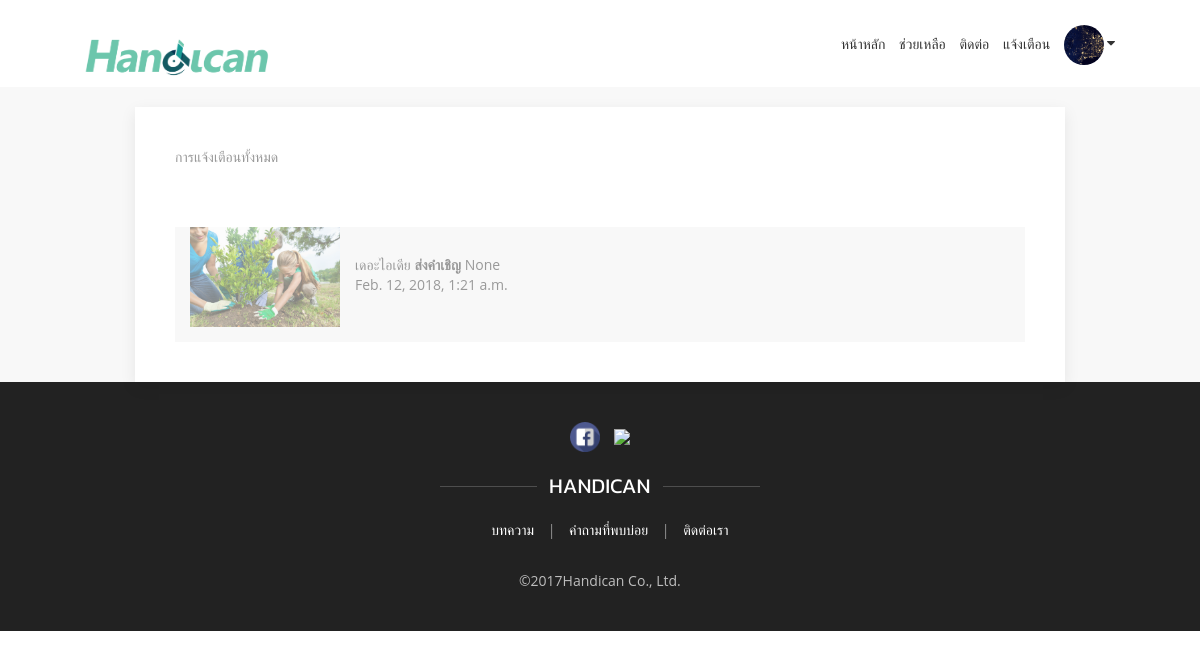
The page /notificationsall/ (signed in) on the database its author committed.
### myapp/models.py (models this page shows, shortened)
class CompanyInfo(models.Model):
	profile = models.ForeignKey(Profile, on_delete=models.SET_NULL,blank=True,null=True)
	th_name = models.CharField(max_length=100,editable=True )
	en_name = models.CharField(max_length=100,editable=True )
	phone_no = models.CharField(max_length=20,default="ไม่ระบุ")
	address = models.CharField(max_length=5000,default="ไม่ระบุ")
	info = models.CharField(max_length=5000,default="ไม่ระบุ")
	website = models.CharField(max_length=50,default="ไม่ระบุ")
	fax = models.CharField(max_length=30)
	company_type = models.CharField(max_length=100)
	get_more_info = models.BooleanField()
	created_at = models.DateTimeField(auto_now_add=True,null=True,)

class Notifications(models.Model):
	user = models.ForeignKey(User, on_delete=models.SET_NULL,blank=True,null=True)
	job = models.ForeignKey(Job,on_delete=models.SET_NULL,blank=True,null=True)
	tarket = models.ForeignKey(Profile,on_delete=models.SET_NULL,blank=True,null=True)
	action = models.CharField(max_length=20,editable=True )
	obj = models.CharField(max_length=200,editable=True ,blank=True,null=True)
	is_read = models.BooleanField(default=False)
	message= models.CharField(max_length=5000,editable=True,blank=True,null=True)
	created_at = models.DateTimeField(auto_now_add=True,null=True,)

### myapp/views.py (the view)
# urls.py: url(r'^notificationsall/$',views.show_notifications, name="show_notifications"),
def show_notifications(request):
    list_noti =[]
    print("dothis")
    try :
        profile = Profile.objects.get(user=request.user)
        noti = Notifications.objects.filter(tarket=profile)
        for i in noti:
            temp = {'actor': '', 'action': '','target':'', 'obj':'','time':None,'img':None,
            'is_read': False,'job_id': None}
            if User.objects.filter(pk=request.user.id, groups__name='company').exists() :
                p = Profile.objects.get(user=i.user)
                dis = DisabilityInfo.objects.get(profile=p)
                temp['actor'] = dis.first_name
                temp['action'] = i.action
                temp['obj'] = i.obj
                temp['time'] = i.created_at
                temp['is_read'] = i.is_read
                temp['img'] = p.profile_picture.url
            else :
                p = Profile.objects.get(user=i.user)
                comp = CompanyInfo.objects.get(profile=p)
                temp['actor'] = comp.th_name
                temp['action'] = i.action
                temp['obj'] = i.obj
                temp['time'] = i.created_at
                temp['is_read'] = i.is_read
                temp['img'] = p.profile_picture.url
            list_noti.append(temp)
    except :
        raise
    print(list_noti,"555555")
    return render(request, 'notifications.html', {'list_noti':list_noti})

### myapp/templates/notifications.html
{% extends 'base.html' %}{% load static %} {% block content %}
    <div class="container ">
    <br>
    <div class="uk-card uk-card-default uk-card-body">
      <p class="uk-text-muted  uk-margin-remove-top">การแจ้งเตือนทั้งหมด</p>
      <br>
      <ul class="uk-list uk-list-divider uk-padding-remove-bottom ">
        {% for i in noti %}
          {% if not i.is_read %}
            <li  class="uk-padding-small">
              <a class="uk-link-reset" href="{% url "click_noti" i.job_name i.job_id i.noti_id  %}">
                <div class="uk-grid-small uk-flex-middle " uk-grid>
                  <div class="uk-width-auto ">
                    <img style="width: 150px;height: auto;" class="noti"  src="{{i.img}}" />
                  </div>
                  <div class="uk-width-expand ">
                    <p class="uk-margin-remove-bottom"></i> {{i.name}}<b> {{i.action}} </b>{{i.obj}} </p>
                    <p class="uk-text-meta uk-margin-remove-top uk-margin-bottom"><time > {{i.time | timesince}}</time></p>
                  </div>
                </div>
              </a>
            </li>
          {% else %}
            <li  class=" uk-background-muted uk-margin-remove-top uk-padding-small ">
              <a class="uk-text-muted " href="{% url "click_noti" i.job_name i.job_id i.noti_id  %}">
                <div class="uk-grid-small uk-flex-middle " uk-grid>
                  <div class="uk-width-auto">
                    <img style="width: 150px;height: auto;opacity: .5;" class="noti"  src="{{i.img}}" />
                  </div>
                  <div class="uk-width-expand">
                    <p class="uk-margin-remove-bottom">{{i.name}}<b> {{i.action}} </b>{{i.obj}}</p>
                    <p class="uk-text-meta uk-margin-remove-top uk-margin-bottom"><time >{{i.time}}</time></p>
                  </div>
                </div>
              </a>
            </li>
          {% endif %}
        {% endfor %}
      </ul>
    </div>
  </div>
{% endblock %}

### static/css/css_home/style.css (style rules this page uses)
body { font-family: 'Open Sans', sans-serif; }
a { text-decoration: none; transition: .3s all ease-in-out; }
img { width: 100%; }

### rows shown on the page
CompanyInfo: name "เดอะไอเดีย"
Notifications: action "ส่งคำเชิญ", time "Feb. 12, 2018, 1:21 a.m."

### other values the page prints
{{ i.obj }} "None"
